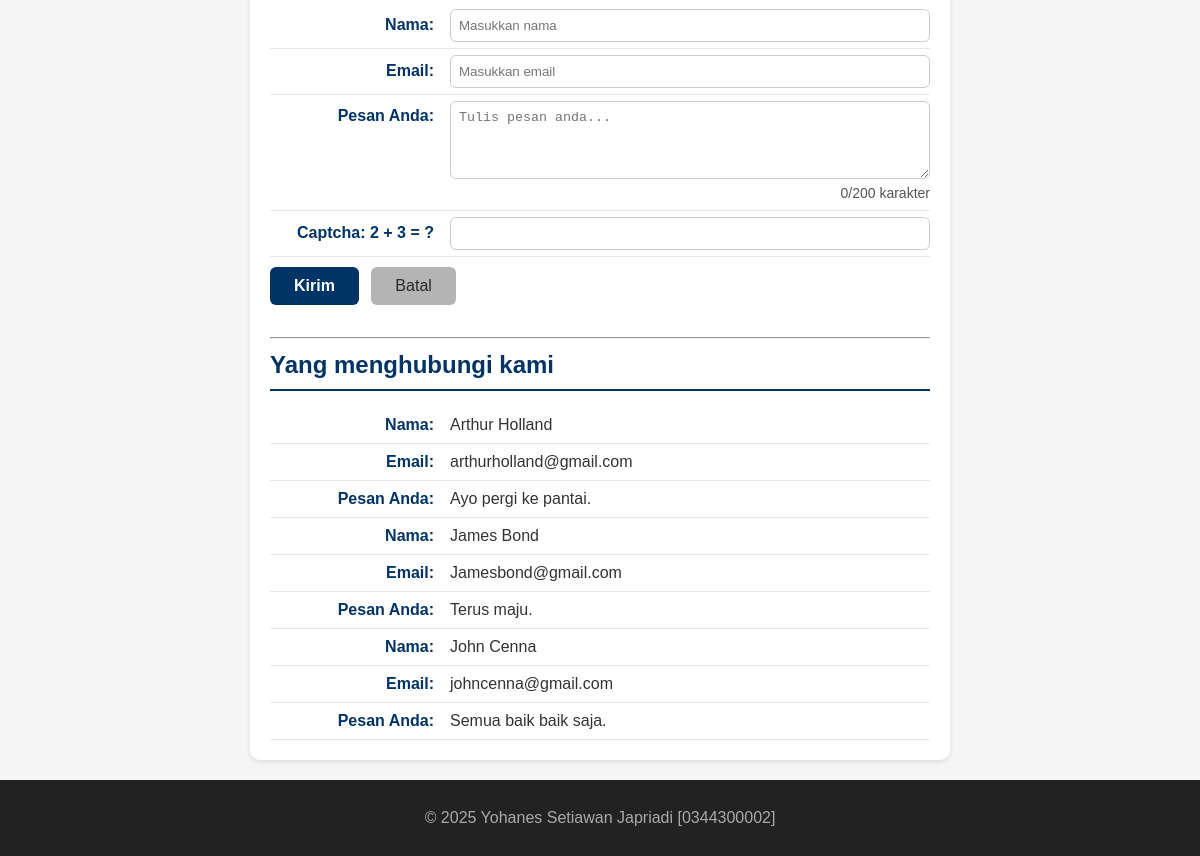
Before: / (lower part) with the older database file.
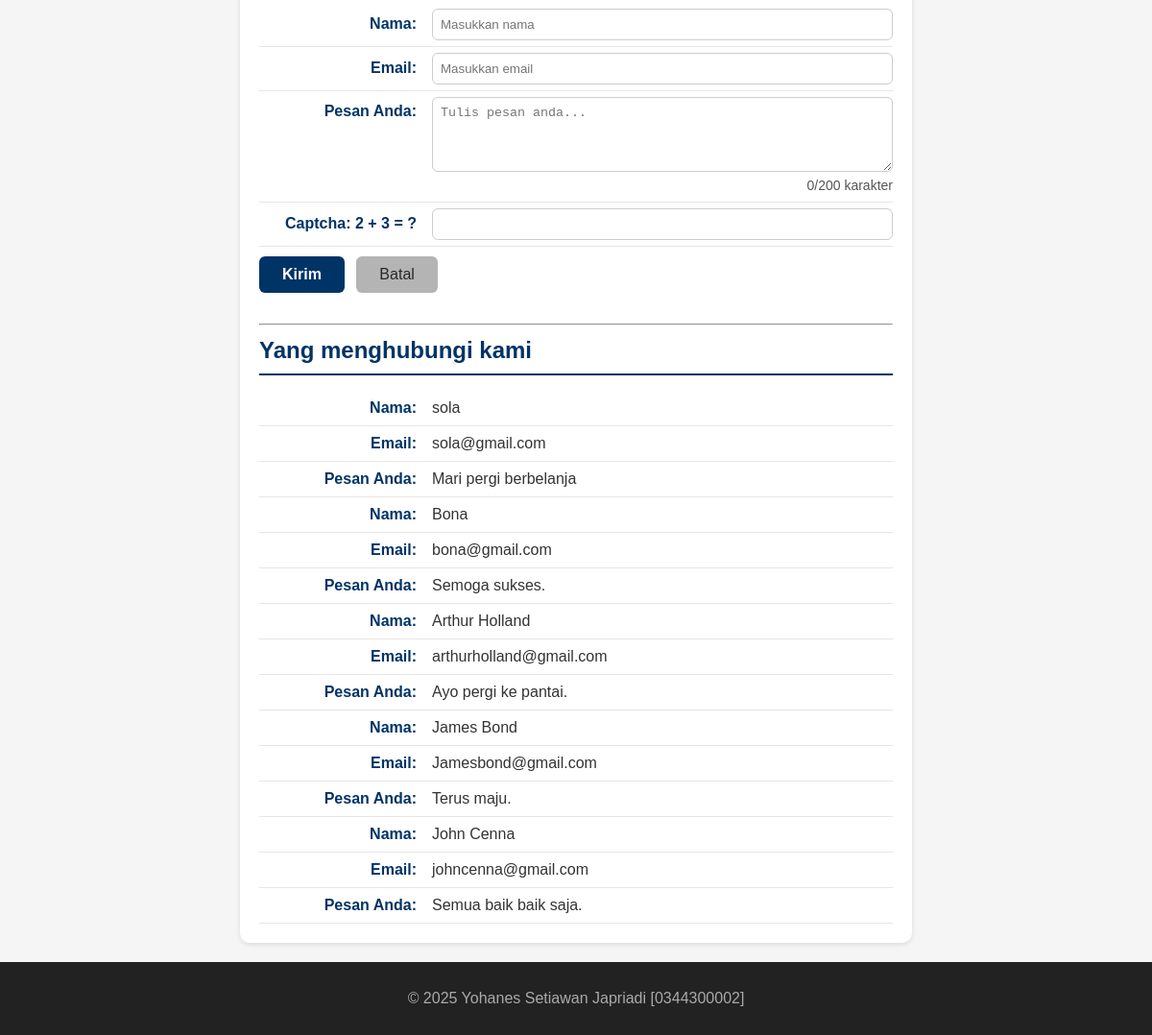
After: the same page with the newer database file.
### tables this page shows
CREATE TABLE `tbl_tamu` (
  `cid` int(11) NOT NULL,
  `cnama` varchar(100) DEFAULT NULL,
  `cemail` varchar(100) DEFAULT NULL,
  `cpesan` text,
  `dcreated_at` datetime NOT NULL DEFAULT CURRENT_TIMESTAMP
);

### fungsi.php (the view, shortened to what this page needs)
<?php
function bersihkan($str)
{
  return htmlspecialchars(trim($str));
}
function tampilkanBiodata($conf, $arr)
{
  $html = "";
  foreach ($conf as $k => $v) {
    $label = $v["label"];
    $nilai = bersihkan($arr[$k] ?? '');
    $suffix = $v["suffix"];
    $html .= "<p><strong>{$label}</strong> {$nilai}{$suffix}</p>";
  }
  return $html;
}

### index.php (shortened to what this page needs)
<?php
require_once __DIR__ . '/fungsi.php';
?>
<!DOCTYPE html>
<html lang="en">
<head>
  <link rel="stylesheet" href="style.css">
</head>
<body>
  <main>
    <?php
    $biodata = $_SESSION["biodata"] ?? [];
    $fieldConfig = [
      "nim" => ["label" => "NIM:", "suffix" => ""],
      "nama" => ["label" => "Nama Lengkap:", "suffix" => " &#128526;"],
      "tempat" => ["label" => "Tempat Lahir:", "suffix" => ""],
      "tanggal" => ["label" => "Tanggal Lahir:", "suffix" => ""],
      "hobi" => ["label" => "Hobi:", "suffix" => " &#127926;"],
      "pasangan" => ["label" => "Pasangan:", "suffix" => " &hearts;"],
      "pekerjaan" => ["label" => "Pekerjaan:", "suffix" => " &copy; 2025"],
      "ortu" => ["label" => "Nama Orang Tua:", "suffix" => ""],
      "kakak" => ["label" => "Nama Kakak:", "suffix" => ""],
      "adik" => ["label" => "Nama Adik:", "suffix" => ""],
    ];
    ?>
      <?= tampilkanBiodata($fieldConfig, $biodata) ?>
    <?php
    $old          = $_SESSION['old'] ?? [];
    ?>
    <section id="contact">
      <form action="proses.php" method="POST">
        <label for="txtNama"><span>Nama:</span>
          <input type="text" id="txtNama" name="txtNama" placeholder="Masukkan nama"
            required autocomplete="name"
            value="<?= isset($old['nama']) ? htmlspecialchars($old['nama']) : '' ?>">
        </label>
        <label for="txtEmail"><span>Email:</span>
          <input type="email" id="txtEmail" name="txtEmail" placeholder="Masukkan email"
            required autocomplete="email"
            value="<?= isset($old['email']) ? htmlspecialchars($old['email']) : '' ?>">
        </label>
        <label for="txtPesan"><span>Pesan Anda:</span>
          <textarea id="txtPesan" name="txtPesan" rows="4" placeholder="Tulis pesan anda..."
            required><?= isset($old['pesan']) ? htmlspecialchars($old['pesan']) : '' ?></textarea>
          <small id="charCount">0/200 karakter</small>
        </label>
        <label>
          <span>Captcha: 2 + 3 = ?</span>
          <input type="number" name="captcha" required>
        </label>
        <button type="submit">Kirim</button>
        <button type="reset">Batal</button>
      </form>
      <br>
      <hr>
      <h2>Yang menghubungi kami</h2>
      <?php include 'read_inc.php'; ?>
    </section>
  </main>
  <footer>
    <p>&copy; 2025 Yohanes Setiawan Japriadi [0344300002]</p>
  </footer>
</body>
</html>

### read_inc.php
<?php
require 'koneksi.php';
$fieldContact = [
    "nama" => ["label" => "Nama:", "suffix" => ""],
    "email" => ["label" => "Email:", "suffix" => ""],
    "pesan" => ["label" => "Pesan Anda:", "suffix" => ""]
];
$sql = "SELECT * FROM tbl_tamu ORDER BY cid DESC";
$q = mysqli_query($conn, $sql);
if (!$q) {
    echo "<p>Gagal membaca data tamu: " . htmlspecialchars(mysqli_error($conn)) . "</p>";
} elseif (mysqli_num_rows($q) === 0) {
    echo "<p>Belum ada data tamu yang tersimpan.</p>";
} else {
    while ($row = mysqli_fetch_assoc($q)) {
    $arrContact = [
        "nama"  => $row["cnama"]  ?? "",
        "email" => $row["cemail"] ?? "",
        "pesan" => $row["cpesan"] ?? "",
    ];
    echo tampilkanBiodata($fieldContact, $arrContact);
    }
}
?>

### style.css (style rules this page uses)
* { box-sizing: border-box; }
body { margin: 0; font-family: Arial, sans-serif; background: #f5f5f5; color: #333; line-height: 1.5; }
#home, #about, #contact, #biodata { background-color: #ffffff; border-radius: 10px; padding: 20px; max-width: 700px; margin: 20px auto; box-shadow: 0 2px 5px rgba(0, 0, 0, 0.1); }
#home h2, #about h2, #contact h2, #biodata h2 { color: #003366; border-bottom: 2px solid #003366; padding-bottom: 6px; margin-top: 0; margin-bottom: 16px; }
#about p, #contact p, #contact label, #biodata label { display: flex; justify-content: flex-start; align-items: baseline; margin: 0; padding: 6px 0; border-bottom: 1px solid #e6e6e6; }
#about strong, #contact strong, #contact label>span, #biodata label>span { min-width: 180px; color: #003366; font-weight: 600; text-align: right; padding-right: 16px; flex-shrink: 0; }
#contact input, #contact textarea, #biodata input { flex: 1; border: 1px solid #ccc; border-radius: 6px; padding: 8px; color: #000; font-weight: normal; margin: 0; box-sizing: border-box; }
#contact button, #biodata button { margin-top: 10px; display: inline-block; padding: 10px 24px; font-size: 16px; border-radius: 6px; cursor: pointer; border: none; transition: all 0.3s ease; margin-right: 8px; }
#contact button[type="submit"], #biodata button[type="submit"] { background-color: #003366; color: #fff; font-weight: 600; }
#contact button[type="reset"], #biodata button[type="reset"] { background-color: #b4b4b4; color: #272727; font-weight: 500; }
footer { background: #222; color: #aaa; text-align: center; padding: 10px; }

Changed rows visible on the page:
added tbl_tamu: label "Nama:", cnama "sola", label "Email:", cemail "sola@gmail.com", label "Pesan Anda:", cpesan "Mari pergi berbelanja"
added tbl_tamu: label "Nama:", cnama "Bona", label "Email:", cemail "bona@gmail.com", label "Pesan Anda:", cpesan "Semoga sukses."
